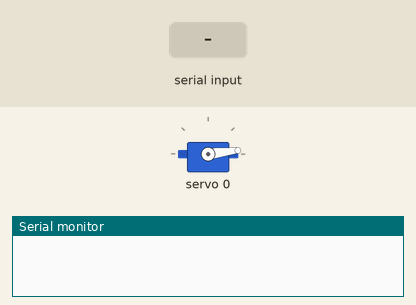
Recording of a sketch running on a simulated Arduino Uno, built with avr-gcc and run on an emulated ATmega328P. Parts: servo, the last lines printed to the serial monitor. The test bench sets the inputs (shaded band).

Above: at 1.7 s.
1.8 s: "f\n" received over Serial
At 3.2 s:
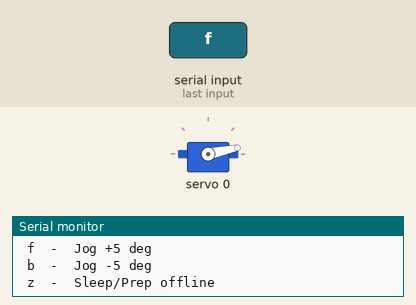
6.8 s: "b\n" received over Serial
At 8.6 s:
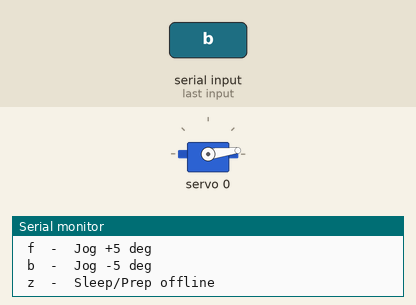
Timing chart, 0 to 10.1 s (numbered marks = the images above; inputs shaded):
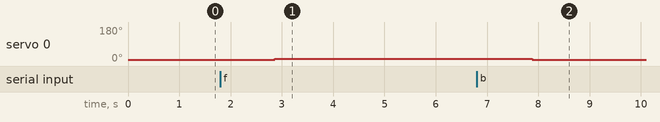

Measured:
- after the input at 1.8 s, servo 0: 7° → 12° after 1.1 s
- after the input at 6.8 s, servo 0: 12° → 7° after 1.1 s

The sketch:

BigServoTest.ino
```cpp
#include <Wire.h>
#include <Adafruit_PWMServoDriver.h>

Adafruit_PWMServoDriver pwm = Adafruit_PWMServoDriver();

#define SERVOMIN  150 // Minimum pulse length (out of 4096)
#define SERVOMAX  537.5 // Maximum pulse length (out of 4096)
#define SERVOMIN_ANGLE 0
#define SERVOMAX_ANGLE 155

int currentServoPosDeg = 1;


//start in the sleep mode
char state = 'z';

void setup() {
    //start serial comms
    Serial.begin(9600);

    //Wake up servo
    pwm.begin();
    pwm.setPWMFreq(60);  // Analog servos run at ~60 Hz updates
    delay(500); // Let the servo initialize

    //set servo actual pos to global servo pos
    setServoPosition(0, currentServoPosDeg);
}

void loop() {
  if (Serial.available() > 0) {
    String incomingString = Serial.readStringUntil("\n");
    Serial.println("Your Command: " + String(incomingString));
    state = incomingString[0];
    printMenuToSerial();
  }

  //STATES

  //Play or activate
  if (state == 'a') {
    //Active mode
  }

  //step forward 5 deg
  if (state == 'f') {
    if (currentServoPosDeg > SERVOMIN_ANGLE) {
      currentServoPosDeg += 5;
      setServoPosition(0, currentServoPosDeg);
      state = 'a';
    }
  }

  //step backward 5 deg
  if (state == 'b') {
    if (currentServoPosDeg < SERVOMAX_ANGLE) {
      currentServoPosDeg += -5;
      setServoPosition(0, currentServoPosDeg);
      state = 'a';
    }
  }

  //Deactive, prep for shut down
  if (state == 'z') {
    if (currentServoPosDeg != 1) {
      currentServoPosDeg = 1;
      setServoPosition(0, currentServoPosDeg);
    }
  }


  delay(50); // Delay in milliseconds
}

//SET SERVO POS
void setServoPosition(uint8_t servonum, int angle) {
    int pulseLength = map(angle, SERVOMIN_ANGLE, SERVOMAX_ANGLE, SERVOMIN, SERVOMAX);
    pwm.setPWM(servonum, 0, pulseLength);
}

void printMenuToSerial () {
  Serial.println("Current mode: " + String(state) + "\n");
  Serial.println("States:");
  Serial.println(" a  -  Active");
  Serial.println(" f  -  Jog +5 deg");
  Serial.println(" b  -  Jog -5 deg");
  Serial.println(" z  -  Sleep/Prep offline");
}
```
